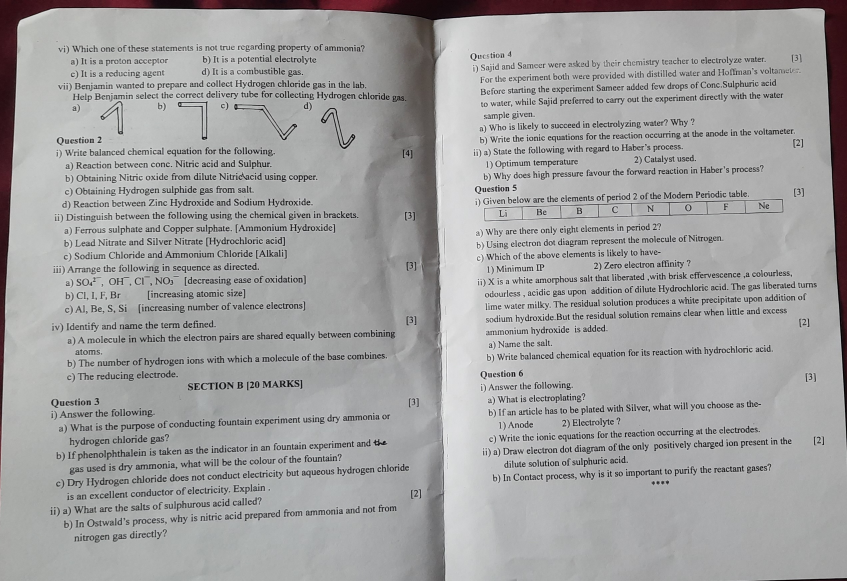
#> input picture image.jpg, 2541 x 1743 px, found by its file name (shown at 1/3 size)
$ python reader.py
#> lines starting #> are read from the running program, lines starting #| are printed output that depends on the picture
# [119 lines of commented-out code are left out]


import cv2
import numpy as np


image_path = (
    "image.jpg"
)
image = cv2.imread(image_path)
#> image is the input picture: shape (1743, 2541, 3); mean B, G, R 161.9, 161.7, 162.4

gray = cv2.cvtColor(image, cv2.COLOR_BGR2GRAY)
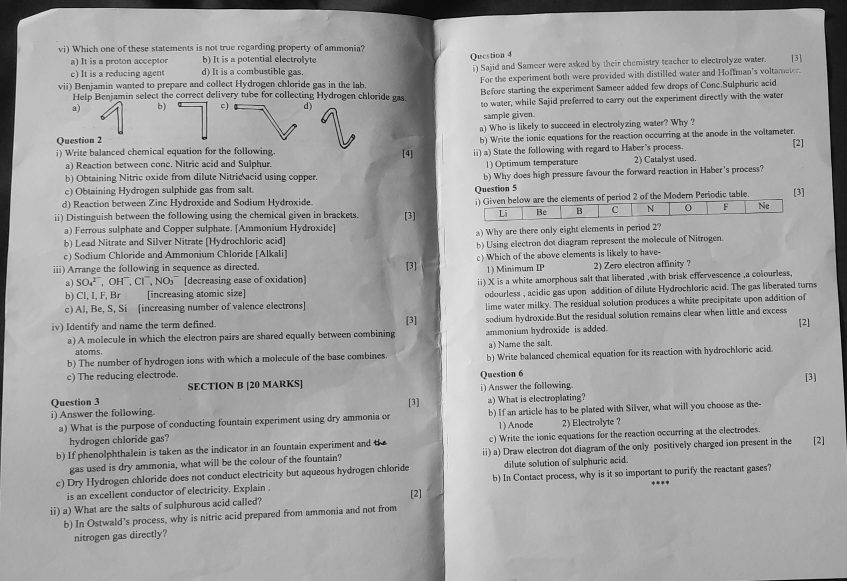
#> gray: shape (1743, 2541) (shown at 1/3 size); min 0, max 247, mean 161.9

thresh = cv2.adaptiveThreshold(
    gray, 255, cv2.ADAPTIVE_THRESH_GAUSSIAN_C, cv2.THRESH_BINARY, 11, 2
)
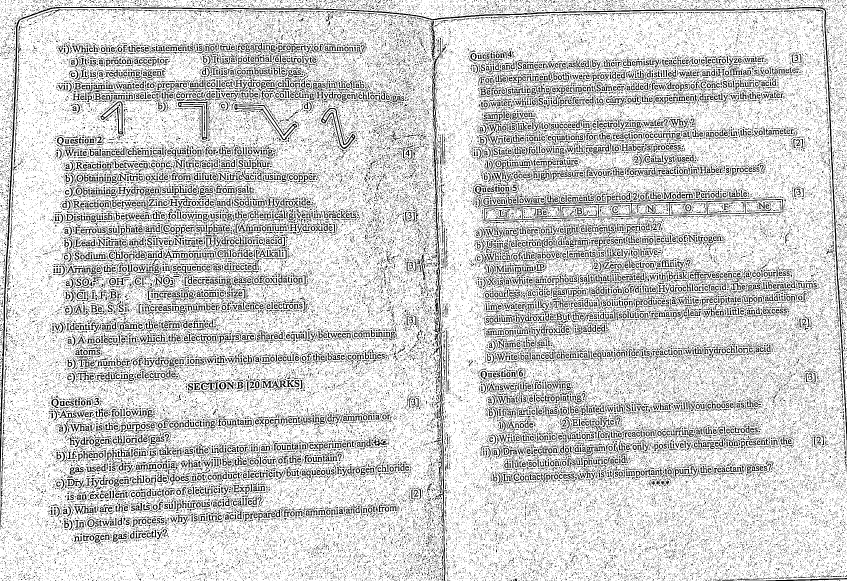
#> thresh: shape (1743, 2541) (shown at 1/3 size); 81.4% white; black in thin lines or dots

thresh = cv2.bitwise_not(thresh)
#> thresh: shape (1743, 2541); 18.6% white in thin lines or dots

vertical_projection = np.sum(thresh, axis=0)
#> vertical_projection = 2541 values, max 155295 at index 1310, min 14280 at index 1374, mean 82673.7

middle_x = np.argmax(vertical_projection)
#> middle_x = 1310

confidence_threshold = 0.95 * np.max(vertical_projection)
#> confidence_threshold = 147530.2
if vertical_projection[middle_x] < confidence_threshold:
    middle_x = -1  #
if middle_x != -1:
    left_page = image[:, :middle_x]
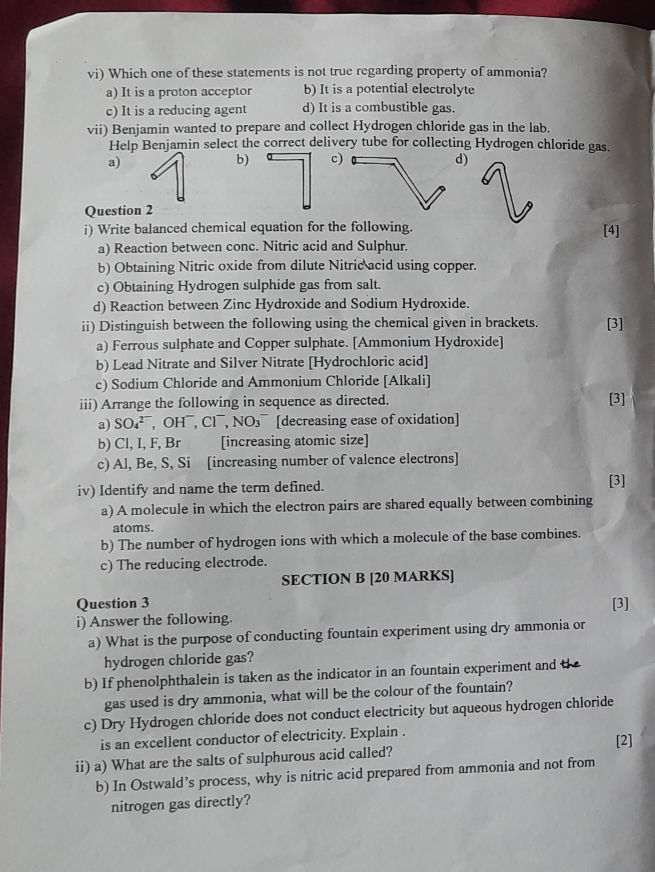
#> left_page: shape (1743, 1310, 3) (shown at 1/2 size); mean B, G, R 157.4, 157.6, 157.7
    right_page = image[:, middle_x:]
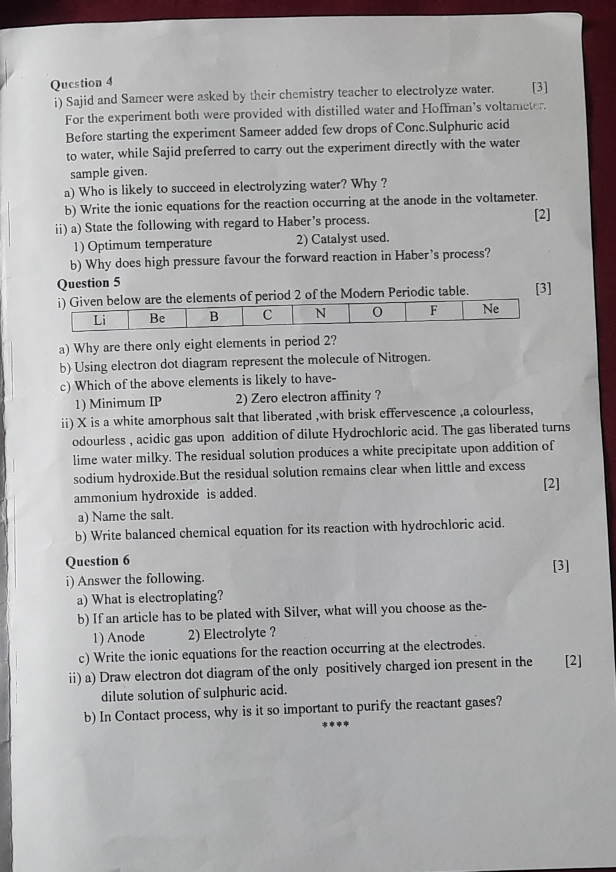
#> right_page: shape (1743, 1231, 3) (shown at 1/2 size); mean B, G, R 166.8, 166.1, 167.4

    cv2.imwrite("left_page.jpg", left_page)
    cv2.imwrite("right_page.jpg", right_page)

cv2.imshow("thresh", left_page)
cv2.waitKey(0)
